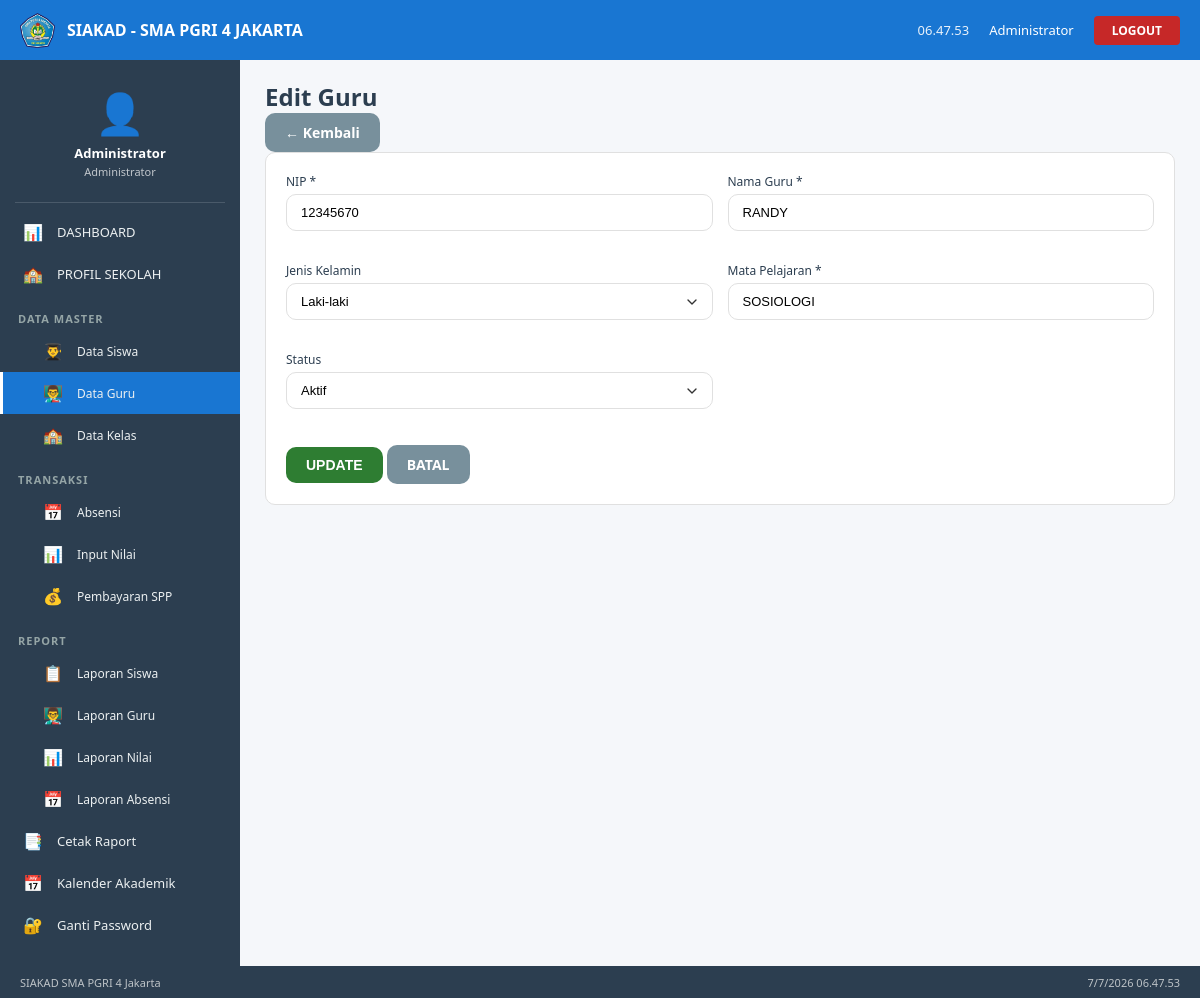
The app's page /guru/edit.php?id=12345670 (signed in) with its own data.
### tables this page shows
CREATE TABLE `tbl_guru` (
  `nip` varchar(20) NOT NULL,
  `jk` enum('Laki-laki','Perempuan') DEFAULT NULL,
  `nama_guru` varchar(100) NOT NULL,
  `mapel` varchar(50) NOT NULL,
  `password` varchar(255) DEFAULT md5('guru123'),
  `last_login` datetime DEFAULT NULL,
  `status` enum('aktif','nonaktif') DEFAULT 'aktif'
);

### guru/edit.php (the view, shortened to what this page needs)
<?php
include '../config/koneksi.php';
include '../includes/header.php';
$nip = $_GET['id'] ?? '';
$data = mysqli_fetch_assoc(mysqli_query($conn, "SELECT * FROM tbl_guru WHERE nip = '$nip'"));
?>
<div class="page-header">
    <h2>Edit Guru</h2>
    <a href="index.php" class="btn btn-secondary">← Kembali</a>
</div>
<div class="card">
    <form method="POST">
        <div style="display:grid;grid-template-columns:1fr 1fr;gap:15px;">
            <div class="form-group">
                <label>NIP *</label>
                <input type="text" name="nip" class="form-control" value="<?php echo $data['nip']; ?>" required>
            </div>
            <div class="form-group">
                <label>Nama Guru *</label>
                <input type="text" name="nama" class="form-control" value="<?php echo $data['nama_guru']; ?>" required>
            </div>
            <div class="form-group">
                <label>Jenis Kelamin</label>
                <select name="jk" class="form-control">
                    <option value="Laki-laki" <?php echo $data['jk'] == 'Laki-laki' ? 'selected' : ''; ?>>Laki-laki</option>
                </select>
            </div>
            <div class="form-group">
                <label>Mata Pelajaran *</label>
                <input type="text" name="mapel" class="form-control" value="<?php echo $data['mapel']; ?>" required>
            </div>
            <div class="form-group">
                <label>Status</label>
                <select name="status" class="form-control">
                    <option value="aktif" <?php echo ($data['status'] ?? 'aktif') == 'aktif' ? 'selected' : ''; ?>>Aktif</option>
                </select>
            </div>
        </div>
        <div style="margin-top:20px;">
            <button type="submit" class="btn btn-success">UPDATE</button>
            <a href="index.php" class="btn btn-secondary">BATAL</a>
        </div>
    </form>
</div>
<?php include '../includes/footer.php'; ?>

### assets/css/style.css (style rules this page uses)
* { margin: 0; padding: 0; box-sizing: border-box; }
body { font-family: 'Segoe UI', Tahoma, Geneva, Verdana, sans-serif; background: #F5F7FA; color: #2C3E50; }
.form-group { margin-bottom: 16px; }
.form-group label { display: block; font-size: 12px; font-weight: 500; color: #2C3E50; margin-bottom: 4px; }
.form-control { width: 100%; padding: 10px 14px; border: 1px solid #E0E0E0; border-radius: 10px; font-size: 13px; transition: border-color 0.3s; background: white; }
select.form-control { appearance: none; background-repeat: no-repeat; background-position: right 12px center; background-size: 16px; }
.btn { padding: 10px 20px; border: none; border-radius: 10px; font-size: 14px; font-weight: bold; cursor: pointer; transition: background 0.3s; text-decoration: none; display: inline-block; text-align: center; }
.btn-success { background: #2E7D32; color: white; }
.btn-secondary { background: #78909C; color: white; }
.card { background: white; border-radius: 10px; border: 1px solid #E0E0E0; padding: 20px; margin-bottom: 20px; }

### records on screen
tbl_guru: nip "12345670", nama "RANDY", jk "Laki-laki", mapel "SOSIOLOGI", status "Aktif"

### other values on screen
$_SESSION['nama'] "Administrator"
